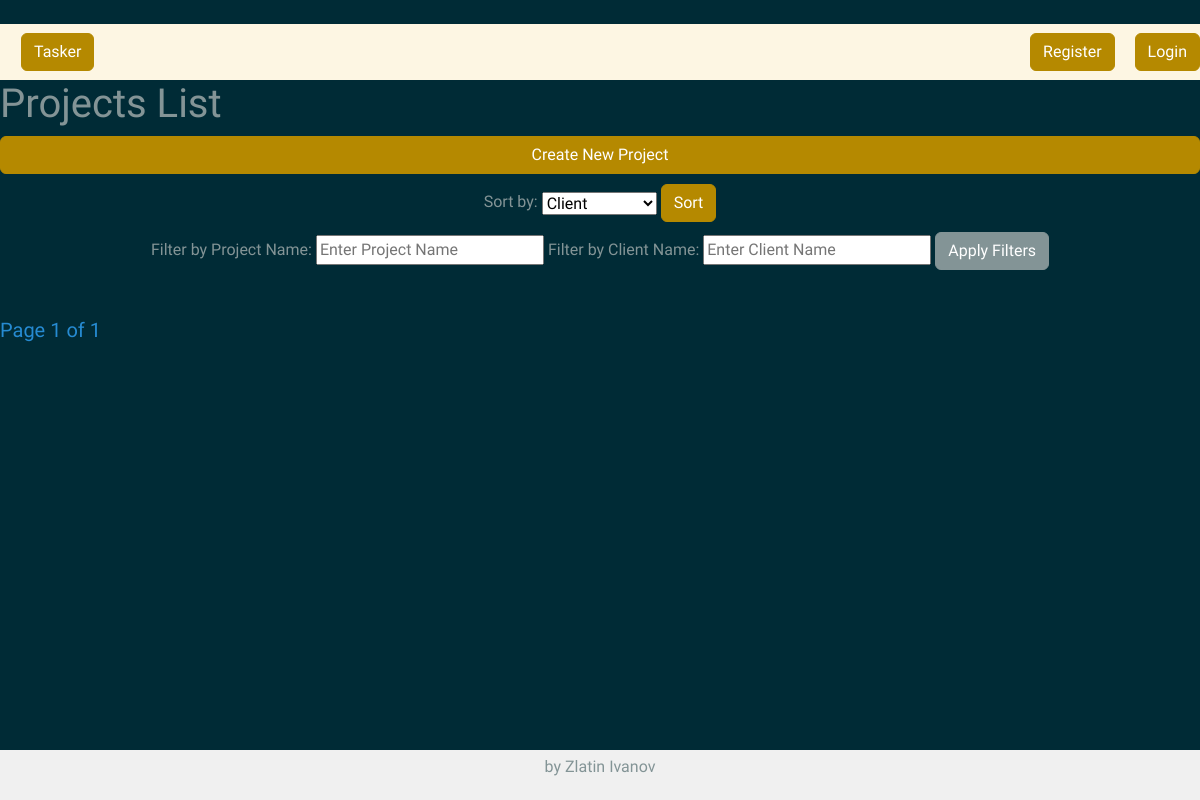
Page /projects/projects/ on the earlier database version.
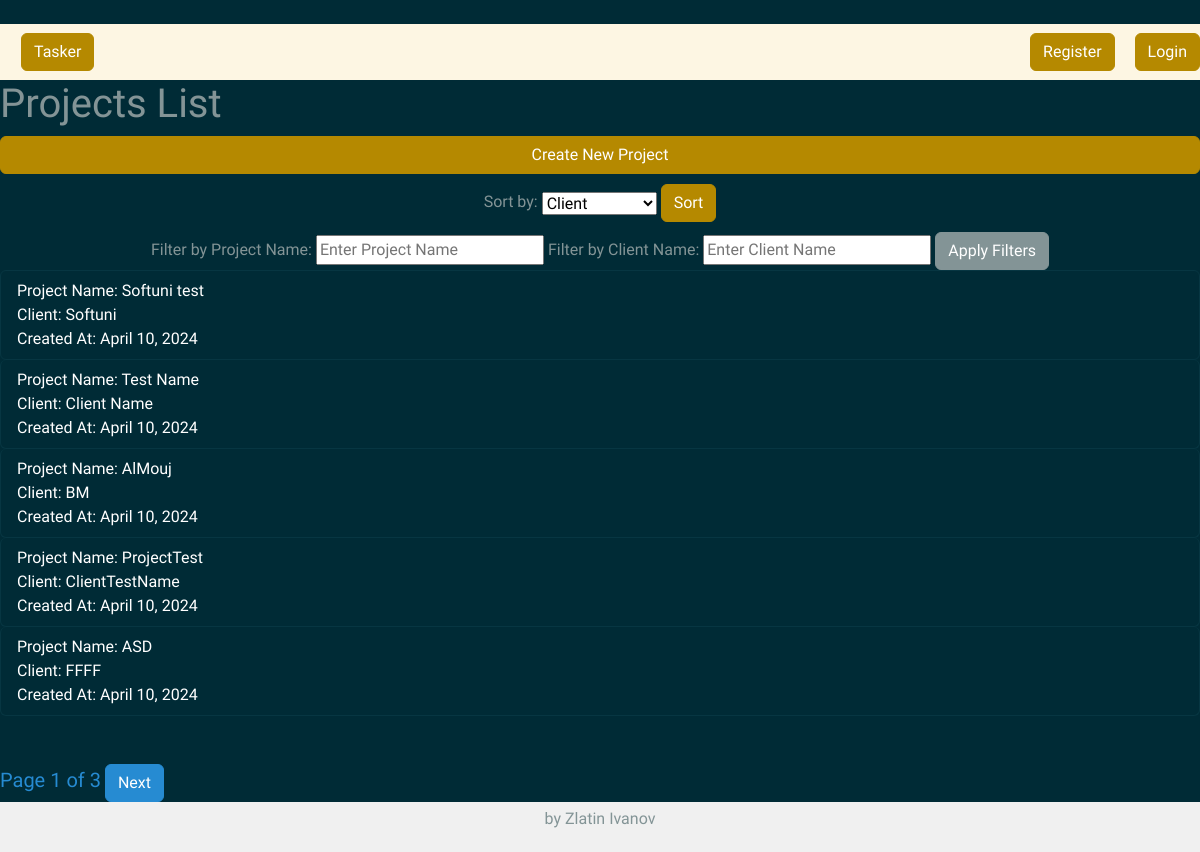
Same page on the later database version.
### tasker/projects/models.py (models this page shows, shortened)
class Project(models.Model):
    name = models.CharField(
        max_length=50,
    )
    clients = models.CharField(
        max_length=50,
    )
    description = models.TextField(
        default=None,
        blank=True,
        null=True,
    )
    date_created = models.DateField(
        auto_now_add=True,
        blank=True,
        null=True,
    )

### tasker/projects/views.py (the view)
# urls.py: path('projects/', ProjectListView.as_view(), name='projects_list'),
class ProjectListView(views.ListView):
    model = Project
    template_name = 'projects/projects_list.html'
    context_object_name = 'projects'
    paginate_by = 5
    def get_context_data(self, **kwargs):
        context = super().get_context_data(**kwargs)
        queryset = self.get_queryset()
        page_number = self.request.GET.get('page')
        context.update(get_paginated_context_data(queryset, self.paginate_by, page_number))
        return context
    def get_queryset(self):
        queryset = Project.objects.all()
        sort_by = self.request.GET.get('sort')
        name_filter = self.request.GET.get('name')
        client_filter = self.request.GET.get('client')
        if sort_by in SORT_OPTIONS:
            return queryset.order_by(SORT_OPTIONS[sort_by])
        if name_filter:
            queryset = queryset.filter(name__icontains=name_filter)
        if client_filter:
            queryset = queryset.filter(clients__icontains=client_filter)
        return queryset

### tasker/common/templatetags/paging.py (called while the page is built)
def get_paginated_context_data(queryset, paginate_by, page_number):
    paginator = Paginator(queryset, paginate_by)
    try:
        page_obj = paginator.get_page(page_number)
    except PageNotAnInteger:
        page_obj = paginator.page(1)
    except EmptyPage:
        page_obj = paginator.page(paginator.num_pages)
    return {'page_obj': page_obj}

### templates/projects/projects_list.html (shortened to what this page needs)
{% extends 'base.html' %}
{% load static %}
{% block main_content %}
    <h1>Projects List</h1>
    <form action="{% url 'create_project' %}" method="post">
            <button class="btn btn-primary button-long" type="submit">Create New Project</button>
        </form>
<div class="list-group">
    {% include "helpers/sort_projects.html" %}
    {% include "helpers/filter_projects.html" %}
    {% for project in projects %}
        <a href="{% url 'project_details' pk=project.pk %}" class="list-group list-group-item list-group-item-action task-item">
            <div class="task-part">Project Name: {{ project.name }}</div>
            <div class="task-part">Client: {{ project.clients }}</div>
            <div class="task-part">Created At: {{ project.date_created }}</div>
        </a>
    {% endfor %}
</div>
    {% include "common/paging/pagination.html" %}
{% endblock %}

### templates/base.html (shortened to what this page needs)
{% load static %}
<!DOCTYPE html>
<html lang="en" xmlns="http://www.w3.org/1999/html">
<head>
    <link rel="stylesheet" type="text/css" href="{% static 'css/extra.css' %}">
    <link rel="stylesheet" type="text/css" href="https://bootswatch.com/5/solar/bootstrap.min.css">
</head>
<body>
<div class="wrapper">
        <header>
            <br>
        </header>
        <nav class="navbar navbar-expand-lg navbar-light bg-light justify-content-center">
            <a class="navbar-brand main-heading">
                &nbsp; <a class="btn btn-primary" href="{% url 'index' %}">Tasker</a>
            </a>
            <div class="collapse navbar-collapse text-center" id="navbarNavDropdown">
                <ul class="navbar-nav ms-auto">
                    {% if request.user.is_authenticated %}
                        <li class="nav-item">
                            <a class="btn btn-primary navbar-btn" type="button"
                               href="{% url 'profile_list' %}">Profiles</a>
                        </li>
                        &nbsp; &nbsp; &nbsp;
                        <li class="nav-item">
                            <a class="btn btn-primary navbar-btn" type="button" href="{% url 'projects_list' %}">Projects</a>
                        </li>
                        &nbsp; &nbsp; &nbsp;
                        <li class="nav-item">
                            <a class="btn btn-primary navbar-btn" type="button" href="{% url 'user_tasks' %}">My
                                Tasks</a>
                        </li>
                        &nbsp; &nbsp; &nbsp;
                        <li class="nav-item">
                            <a class="btn btn-primary navbar-btn" type="button" href="{% url 'completed_tasks' %}">Completed
                                Tasks</a>
                        </li>
                        &nbsp; &nbsp; &nbsp;
                        <li class="nav-item">
                            <a class="btn btn-primary navbar-btn" type="button" href="{% url 'create_task' %}">Create
                                Task</a>
                        </li>
                        &nbsp; &nbsp; &nbsp;
                        <li class="nav-item">
                            <a class="btn btn-primary navbar-btn" type="button" href="{% url 'tasks_list' %}">Tasks
                                List</a>
                        </li>
                        &nbsp; &nbsp; &nbsp;
                        <li class="nav-item">
                            <a class="btn btn-primary navbar-btn" type="button"
                               href="{% url 'details profile' pk=request.user.pk %}">Profile</a>
                        </li>
                        &nbsp; &nbsp; &nbsp;
                        <li class="nav-item">
                            <a class="btn btn-primary navbar-btn" type="button" href="{% url 'logout' %}">Logout</a>
                        </li>
                        &nbsp; &nbsp; &nbsp;
                    {% else %}
                        <li class="nav-item">
                            <a class="btn btn-primary navbar-btn" type="button" href="{% url 'register' %}">Register</a>
                        </li>
                        <li class="nav-item">
                            <a class="btn btn-primary navbar-btn" type="button" href="{% url 'login' %}">Login</a>
                        </li>
                    {% endif %}
                </ul>
            </div>
        </nav>
        <main class="content">
            {% block main_content %}
            {% endblock %}
        </main>
    <footer class="footer">
        <p class="text-lg-center">by Zlatin Ivanov</p>
    </footer>
</div>
</body>
</html>

### templates/helpers/sort_projects.html (shortened to what this page needs)
<form method="GET" style="text-align: right; margin-bottom: 10px;">
    <label for="sort">Sort by:</label>
    <select name="sort" id="sort" style="vertical-align: middle;">
        <option value="clients" {% if request.GET.sort == "clients" %}selected{% endif %}>Client</option>
    </select>
    <button class="btn btn-primary" type="submit">Sort</button>
</form>

### templates/helpers/filter_projects.html
<form method="GET">
    <label for="name_filter">Filter by Project Name:</label>
    <input type="text" id="name_filter" name="name" placeholder="Enter Project Name">
    <label for="client_filter">Filter by Client Name:</label>
    <input type="text" id="client_filter" name="client" placeholder="Enter Client Name">
    <button class="btn btn-secondary my-2 my-sm-0" type="submit">Apply Filters</button>
</form>

### templates/common/paging/pagination.html (shortened to what this page needs)
<br>
<br>
<div class="pagination-lg">
    <span class="h5 text-info text-lg-center">Page {{ page_obj.number }} of {{ page_obj.paginator.num_pages }}</span>
    {% if page_obj.has_next %}
        <a class="btn btn-info" href="?page={{ page_obj.next_page_number }}">Next</a>
    {% endif %}
</div>

### staticfiles/css/extra.css (style rules this page uses)
.main-heading { text-align: center; }
.navbar-nav { margin-left: auto; }
.list-group { display: flex; justify-content: space-between; align-items: center; text-align: left; }
.task-item { flex-direction: row; justify-content: space-between; align-items: center; text-align: left; grid-template-columns: repeat(5, 1fr); display: grid; text-align-last: left; }
.task-part { flex: 1; text-align: left; }
.button-long { display: block; width: 100%; margin-bottom: 10px; text-align: center; }
html, body { height: 100%; margin: 0; padding: 0; }
.wrapper { min-height: 800px; display: flex; flex-direction: column; }
.content { flex: 1; }
.footer { background-color: #f0f0f0; padding: 5px; box-sizing: border-box; }

Differences in the rows shown:
added Project: name "Softuni test", clients "Softuni", date_created "April 10, 2024"
added Project: name "Test Name", clients "Client Name", date_created "April 10, 2024"
added Project: name "AlMouj", clients "BM", date_created "April 10, 2024"
added Project: name "ProjectTest", clients "ClientTestName", date_created "April 10, 2024"
added Project: name "ASD", clients "FFFF", date_created "April 10, 2024"
Other differences:
{{ page_obj.paginator.num_pages }}: "1" → "3"
text now shown: "Next"
